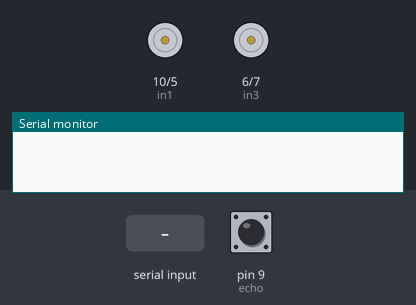
A sketch run on a simulated Arduino Uno, built with avr-gcc and run on an emulated ATmega328P. Parts: motor-driver pin pairs drawn as motors (green arrow = first pin HIGH = forward, orange = second pin HIGH = backward, longer = more drive, scaled by the enable pin), the last lines printed to the serial monitor. Inputs (shaded band) come from the test bench; at power-on: pin 9 (echo) LOW.

Above: at 1.2 s.
1.3 s: "a" received over Serial
At 2.4 s:
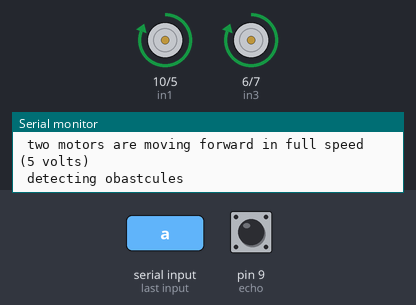
3.1 s: "c" received over Serial
At 6.0 s:
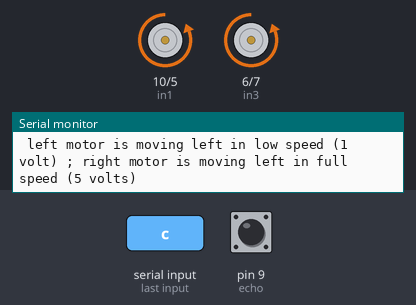
6.1 s: pin 9 (echo) pulsed HIGH 5 times (0.12 s each, 0.3 s apart)
At 6.9 s:
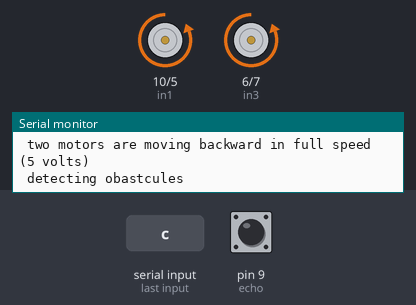
9.1 s: "b" received over Serial
At 9.25 s:
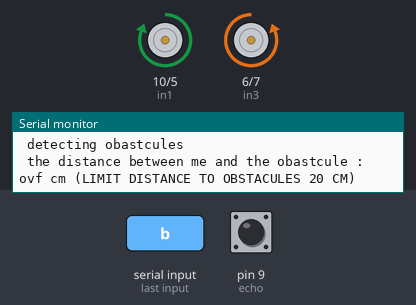
10.9 s: "a" received over Serial
Timing chart, 0 to 18.4 s (numbered marks = the images above; inputs shaded):
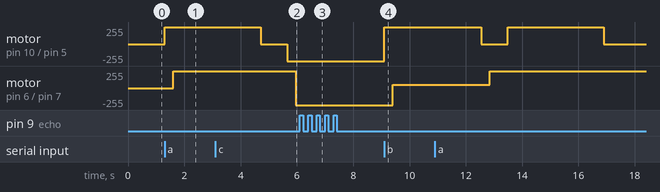

Measured:
- after the input at 1.3 s, motor on pin 10 (in1) / pin 5 (in2): stopped → forward 255/255 at once; motor on pin 6 (in3) / pin 7 (in4): stopped → forward 255/255 after 0.30 s
- after the input at 3.1 s, motor on pin 6 (in3) / pin 7 (in4): forward 255/255 → backward 255/255 after 2.9 s
- after the input at 6.1 s, motor on pin 10 (in1) / pin 5 (in2): stays backward 255/255 (without the input it goes to stopped after 3.0 s)
- after the input at 9.1 s, motor on pin 10 (in1) / pin 5 (in2): backward 255/255 → forward 255/255 at once; motor on pin 6 (in3) / pin 7 (in4): backward 255/255 → forward 51/255 after 0.30 s

The sketch:

O.P.C.ino
```cpp
//declaring variables
// motor control
int en1 = 2; // enable pin motor 1
int en2 = 3; // enable pin motor 2
int in1 = 10; // input pin 1 motor 1
int in2 = 5; // input pin 2 motor 1
int in3 = 6; // input pin 1 motor 2
int in4 = 7; // input pin 2 motor 2
float mv1; // control speed motor 1
float mv2; // control speed motor 2
// ultrasonic control
int trig = 8; // ultrasonic control pin
int echo = 9; // ultrasonic output pin
int dtm1 = 1000; // delay in low wave 1 by 1 millisecond
int dtm2 = 15; // delay in high wave by 15 microsecond
float pint; // the time the ultrasonic wave has returned back
float pins = 34300000000; //the ultrasonic wave speed
float dis; // the object distance from the car
float ldis = 20; //the limit distance from the object = 20cm
float wdis = 30; // the distance the car will warn the user on
// serial port channel and bluetooth
int baud = 9600; // the serial port channel
int dt = 300; //the speed of giving info
char choice; // the buttons control
//setting delay time
void delayt()
{
  delay(dt); // wait for 300 milisecond
}
// motor control setup
void forward ()
{
  // two motors move in full speed
  mv1 = 255; // motor 1 move forward by 5 volts
  mv2 = 255; // motor 2 move forward by 5 volts
  // two motors move forward
  // setting up motor 1
  analogWrite (en1 ,mv1 ); // turn on motor 1 in full speed
  digitalWrite (in1,HIGH); // motor 1 move forward
  digitalWrite (in2,LOW); // motor 1 move forward
  delayt(); // wait for 300 milisecond
  // setting up motor 2
  analogWrite(en2 , mv2); // turn on motor 2 in full speed
  digitalWrite(in3 , HIGH); // motor 2 move forward in full speed
  digitalWrite(in4, LOW); // motor 2 move forward in full speed
  delayt(); // wait for 300 milisecond
  Serial.println (" two motors are moving forward in full speed (5 volts) "); //telling user two motors moving in full speed
  delayt(); // wait for 300 milisecond
}
void backward()
{
  // two motors move in full speed
  mv1 = 255; // motor 1 move backward by 5 volts
  mv2 = 255; // motor 2 move backward by 5 volts
  // two motors move forward
  // setting up motor 1
  analogWrite (en1 ,mv1 ); // turn on motor 1 in full speed
  digitalWrite (in1,LOW); // motor 1 move backward in full speed
  digitalWrite (in2,HIGH); // motor 1 move backward in full speed
  delayt(); // wait for 300 milisecond
  // setting up motor 2
  analogWrite(en2 , mv2); // turn on motor 2 in full speed
  digitalWrite(in3 , LOW); // motor 2 move backward in full speed
  digitalWrite(in4, HIGH); // motor 2 move backward in full speed
  delayt(); // wait for 300 milisecond
  Serial.println (" two motors are moving backward in full speed (5 volts) "); //telling user two motors moving in full speed
  delayt(); // wait for 300 milisecond
}
void left()
{
  // motor 1 moves with 1 volt motor 2 moves with 5 volt
  mv1 = 51; // motor 1 move left by 1 volts
  mv2 = 255; // motor 2 move left by 5 volts
  // two motors move left
  // setting up motor 1
  analogWrite (en1 ,mv1 ); // turn on motor 1 with 1 volt
  digitalWrite (in1,HIGH); // motor 1 move to left with 1 volt
  digitalWrite (in2,LOW); // motor 1 move to left with 1 volt
  delayt(); // wait for 300 milisecond
  // setting up motor 2
  analogWrite(en2 , mv2); // turn on motor 2 in full speed
  digitalWrite(in3 , HIGH); // motor 2 move left in full speed
  digitalWrite(in4, LOW); // motor 2 move left in full speed
  delayt(); // wait for 300 milisecond
  Serial.println (" left motor is moving left in low speed (1 volt) ; right motor is moving left in full speed (5 volts) "); //telling user two motors moving
  delayt(); // wait for 300 milisecond
}
void right()
{
  // motor 1 moves with 5 volt motor 2 moves with 1 volt
  mv1 = 255; // motor 1 move right by 5 volts
  mv2 = 51; // motor 2 move right by 1 volts
  // two motors move right
  // setting up motor 1
  analogWrite (en1 ,mv1 ); // turn on motor 1 with 1 volt
  digitalWrite (in1,HIGH); // motor 1 move to right with 1 volt
  digitalWrite (in2,LOW); // motor 1 move to right with 1 volt
  delayt(); // wait for 300 milisecond
  // setting up motor 2
  analogWrite(en2 , mv2); // turn on motor 2 with 1 volt
  digitalWrite(in3 , HIGH); // motor 2 move left with 1 volt
  digitalWrite(in4, LOW); // motor 2 move forward with 1 volt
  delayt(); // wait for 300 milisecond
  Serial.println (" left motor is moving right in full speed (5 volt) ; right motor is moving right in low speed (1 volts) "); //telling user two motors moving
  delayt(); // wait for 300 milisecond
}
//setting up the ultrasonic sensor
void ultrasonic()
{
  digitalWrite(trig , LOW); //give it a low pulse to start giving pulses
  delayMicroseconds(dtm1); //wait for a milisecond
  digitalWrite(trig,HIGH); //give it a high pulse
  delayMicroseconds(dtm2); //wait for 15 microseconds
  digitalWrite(trig, LOW); //give it a low pulse to begin getting info
  Serial.println (" detecting obastcules "); // telling user that pulsing began
  delayt(); // wait for 300 milisecond
  pint = pulseIn(echo, HIGH); // taking outputs from the sensor
  dis = pins * pint; // preparing the distance
  Serial.print (" the distance between me and the obastcule : "); // telling user the distance
  Serial.print (dis); // telling user the distance
  Serial.println (" cm (LIMIT DISTANCE TO OBSTACULES 20 CM) "); // telling user the distance
  delayt(); // wait for 300 milisecond
  // warning the user for obastcule
  if (dis<=wdis) // setting conditions for warnings
  {
    for(int i = 0;i<3;i++) //setting the number of warnings
    {
    Serial.print(" WARNING OBASTCULE ON "); //warning the user
    Serial.print (dis); //telling the distance to the user
    Serial.println(" CM SO CLOSE TO THE LIMIT DISTANCE (20 CM) "); //warning the user
    Serial.println(" PLEASE CHANGE LANE OR STOP "); // warning the user
    delay (150); // waiting for 150 milisecond
  }
  }
  // setting up obastcule passing conditions and procedures
  if(dis<=ldis) // setting up the condition of automatic passing obastcule
  {
    Serial.print(" WARNING OBASTCULE ON : "); //warning the user
    Serial.print(dis); // warning the user
    Serial.println(" CM LESS THAN THE SAFE DISTANCE ( 20 CM ) "); //warning the user
    delayt();
    left();
  }
}
void setup() {
  // put your setup code here, to run once:

pinMode(en1,OUTPUT);
pinMode(en2,OUTPUT);
pinMode(in1,OUTPUT);
pinMode(in2,OUTPUT);
pinMode(in3,OUTPUT);
pinMode(in4,OUTPUT);
pinMode(trig,OUTPUT);
pinMode(echo,INPUT);
Serial.begin(baud);
}

void loop() {
  // put your main code here, to run repeatedly:
if (Serial.available()>0)
{
  choice = Serial.read();
  switch(choice)
  {
    case'a':forward();break;
    case'b':right();break;
    case'c':backward();break;
    case'd':left();break;
    default: break;
  }
  delay(10); // wait for 10 miliseconds
  ultrasonic();
}
}
```
